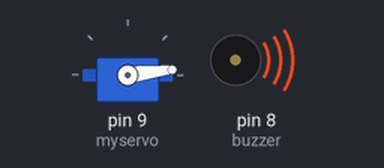
This sketch was run on a simulated Arduino Uno, built with avr-gcc and run on an emulated ATmega328P. Shown: servo, buzzer (waves = sounding, pin HIGH).

Above: at 0.15 s.
At 9.85 s:
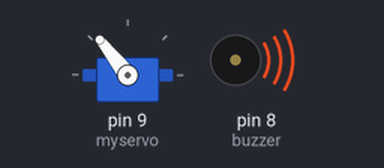
At 19.85 s:
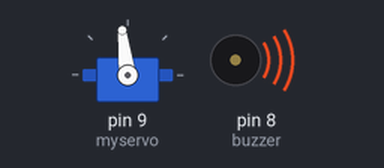
At 39.8 s:
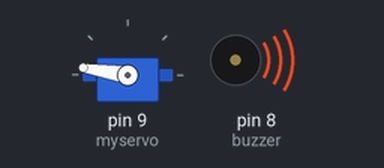
Timing chart, 0 to 40.0 s (numbered marks = the images above):
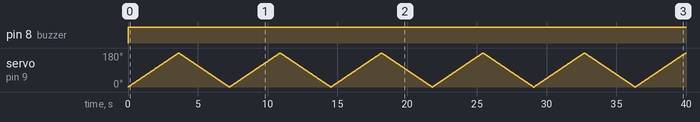

The sketch:

sketch_may24a.ino
```cpp
 #include <Servo.h>
int buzzer = 8;
Servo myservo;
float pos = 0;
void setup() {
myservo.attach(9);
pinMode(buzzer, OUTPUT);
}

void loop() {
for (pos = 0; pos <= 180; pos += 1) {
myservo.write(pos);
digitalWrite(buzzer,HIGH);
delay(20);
}

for (pos = 180; pos >= 0; pos -= 1) {
myservo.write(pos);
digitalWrite(buzzer,HIGH);
delay(20);
}

}
```

Measured:
- by itself, pin 8 (buzzer): LOW → HIGH at 0.00 s
